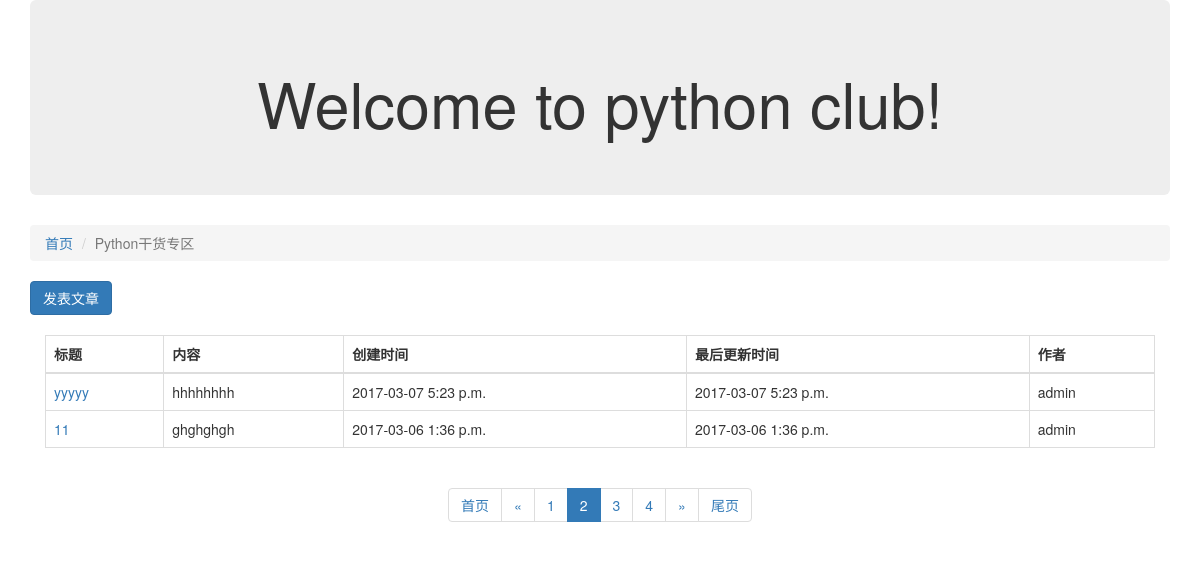
The page /article/list/2?page_no=2 on the database its author committed.
### block/models.py (models this page shows, shortened)
class Block(models.Model):
    block_name = models.CharField("板块名称",max_length=100)
    block_description = models.CharField("板块描述",max_length=100)
    manager_name = models.CharField("管理员名称",max_length=100)
    block_status = models.IntegerField("状态",choices=((0,"正常"),(-1,"删除")))
    class Meta:
        verbose_name = "各板块信息"
        verbose_name_plural = "板块集合"

### article/models.py (models this page shows, shortened)
class Article(models.Model):
    owner = models.ForeignKey(User,verbose_name="作者")
    block = models.ForeignKey(Block, verbose_name="板块ID")
    article_title = models.CharField("文章名称",max_length=100)
    article_content = models.CharField("文章内容",max_length=10000)
    article_status = models.IntegerField("状态",choices=((0,"正常"),(-1,"删除")))
    create_timestamp = models.DateTimeField("创建时间",auto_now_add=True)
    last_update_timestamp = models.DateTimeField("最后更新时间",auto_now=True)
    class Meta:
        verbose_name = "文章"
        verbose_name_plural = "文章"

### article/views.py (the view)
# urls.py: url(r'^list/(?P<block_id>\d+)',article_list),
def article_list(request, block_id):
    block_id = int(block_id)
    block = Block.objects.get(id=block_id)
    all_articles = Article.objects.filter(block=block, article_status=0).order_by("-id")
    ARTICLE_CNT_1PAGE = 2
    p = Paginator(all_articles, ARTICLE_CNT_1PAGE)
    page_no = int(request.GET.get("page_no", "1"))
    page = p.page(page_no)
    articles_objs = page.object_list
    page_links = [i
                  for i in range(page_no - 2, page_no + 3) if i > 0 and i <= p.num_pages]
    return render(request, "article_list.html",
                  {"articles": articles_objs, "b": block, "page_no": page_no, "page": page,
                   "page_links": page_links, "p": p})

### article/templates/article_list.html
{% extends "base.html" %}
{% block content %}
<div class="col-xs-12 col-md-12">
    <ol class="breadcrumb">
        <li><a href="/">首页</a></li>
        <li class="active">{{ b.block_name }}</li>
    </ol>
</div>
<div class="col-xs-12 col-md-12">
    <a href="/article/create/{{ b.id }}" class="btn btn-primary"> 发表文章 </a>
    <br/>
    <br/>
    <div class="col-xs-12 col-md-12">
        <table class="table table-bordered">
            <thead>
            <tr>
                <th>标题</th>
                <th>内容</th>
                <th>创建时间</th>
                <th>最后更新时间</th>
                <th>作者</th>
            </tr>
            </thead>
            <tbody>
            {% for article in articles %}
            <tr>
                <td><a href="/article/detail/{{ article.id }}">{{ article.article_title }}</a></td>
                <td>{{ article.article_content }}</td>
                <td>{{ article.create_timestamp|date:"Y-m-d P" }}</td>
                <td>{{ article.last_update_timestamp|date:"Y-m-d P" }}</td>
                <td>{{ article.owner }}</td>
            </tr>
            {% endfor %}
            </tbody>
        </table>
    </div>
</div>
<div class="col-xs-12 col-md-12">
    <center>
        <nav aria-label="Page navigation">
            <ul class="pagination">
                <li><a href="?page_no=1">首页</a></li>
                {% if page.has_previous %}
                <li>
                    <a href="?page_no={{ page.previous_page_number }}" aria-label="Previous">
                        <span aria-hidden="True">&laquo;</span>
                    </a>
                </li>
                {% endif %}
                {% for current_no in page_links %}
                {% if current_no == page_no %}
                <li class="active"><a href="?page_no={{ current_no }}">{{ current_no }}</a></li>
                {% else %}
                <li><a href="?page_no={{ current_no }}">{{ current_no }}</a></li>
                {% endif %}
                {% endfor %}
                {% if page.has_next %}
                <li>
                    <a href="?page_no={{ page.next_page_number }}" aria-label="Next">
                        <span aria-hidden="true">&raquo;</span>
                    </a>
                </li>
                {% endif %}
                <li><a href="?page_no={{ p.num_pages }}">尾页</a></li>
            </ul>
        </nav>
    </center>
</div>
{% endblock %}

### rows shown on the page
Block: block_name "Python干货专区"
Article: article_title "yyyyy", article_content "hhhhhhhh", create_timestamp "2017-03-07 5:23 p.m.", last_update_timestamp "2017-03-07 5:23 p.m.", owner "admin"
Article: article_title "11", article_content "ghghghgh", create_timestamp "2017-03-06 1:36 p.m.", last_update_timestamp "2017-03-06 1:36 p.m.", owner "admin"

### other values the page prints
{{ current_no }} "1" "3" "4"
{{ current_no }} "2"
